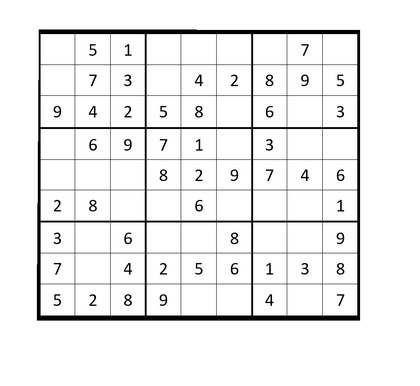
%> input picture dataset/super_easy_1.png, 420 x 386 px, shrunk from 911 x 838 before the run
$ octave start.m   (GNU Octave 9; MATLAB toolbox functions it lacks are replaced by stand-ins)
%> lines starting %> are read from the running program, lines starting %| are printed output that depends on the picture
% Get the current directory
current_directory = pwd;

% Find the last occurrence of '\' in the current directory
last_backslash_index = find(current_directory == '\', 1, 'last');

% Extract the substring up to the last '\' character
parent_directory = current_directory(1:last_backslash_index);
image_path = strcat(parent_directory, 'dataset\super_easy_1.png');

% Step 1: Read the image containing the Sudoku puzzle
image = imread(image_path);
%> image is the input picture: size 386x420x3 uint8; min 0, max 255, mean 238.5

% Step 2: Preprocess the image
gray_image = rgb2gray(image);

% Step 3: Detect corners using the Harris corner detector
corners = detectHarrisFeatures(gray_image);
%> corners = 285 points; strongest (x, y): (269, 81), (234, 239), (342, 269), (129, 300), (340, 269)

% Step 4: Find corners closest to image corners
image_size = size(image);
%> image_size = [386 420 3]
image_corners = [1, 1; 1, image_size(2); image_size(1), 1; image_size(1), image_size(2)];
%> image_corners = [1 1; 1 420; 386 1; 386 420]
num_corners = size(corners.Location, 1);
%> num_corners = 285
corner_distances = zeros(num_corners, 4);

% Compute distances between each corner and image corners
for i = 1:num_corners
    corner = corners.Location(i, :);
    for j = 1:4
        distance = norm(corner - image_corners(j, :));
        corner_distances(i, j) = distance;
    end
end
%> this loop made 285 passes
%> corner on passes 1 to 3: [38 320], [40 31], [41 35]
%> after the loop, corner_distances = 285 rows, first 8: [321.1 106.6 472.1 362.1; 49.2 391 347.3 520.6; 52.5 387.1 346.7 517; 134.1 293.7 368 451.3; 76.01 357.4 349.9 494.3; 103.5 326.6 356.9 472.6; 164.2 263.2 379 431.2; 194.4 232.6 393 413.3]

% Find the closest corner to each image corner
[~, closest_indices] = min(corner_distances, [], 1);
%> closest_indices = [2 1 284 285]

% Select the closest corners
closest_corners = corners(closest_indices);
%> closest_corners = 4 points; (x, y): (359, 32), (360, 320), (38, 320), (40, 31)

% Step 5: Visualize the detected corners on the original image
imshow(image);
hold on;
plot(closest_corners.Location(:,1), closest_corners.Location(:,2), 'ro', 'MarkerSize', 10); % Plot circles of red color with marker size 10
title('Closest Corners to Image Corners');
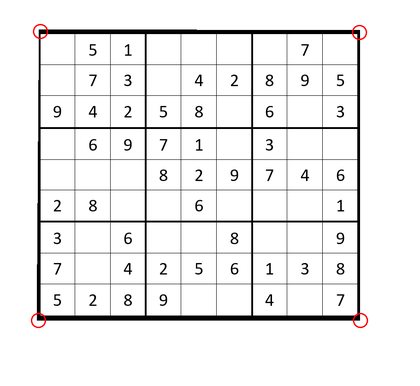
%> figure redrawn from the program's plot data; its title reads 'Closest Corners to Image Corners'
hold off;

$ run again, with dataset/easy_1.png copied over dataset/super_easy_1.png
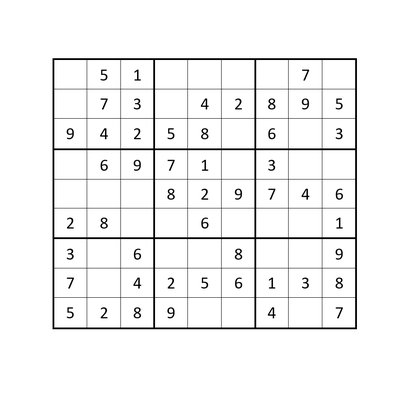
%> input picture dataset/easy_1.png, 420 x 398 px, shrunk from 959 x 909 before the run
%> image is the input picture: size 398x420x3 uint8; min 0, max 255, mean 243.8
%> corners = 251 points; strongest (x, y): (139, 313), (341, 283), (273, 104), (271, 104), (171, 195)
%> num_corners = 251
%> the loop `for i = 1:num_corners` made 251 passes
%> corner on passes 1 to 3: [55 61], [55 150], [55 239]
%> after the loop `for i = 1:num_corners`: corner_distances = 251 rows, first 8: [80.72 363 348.2 496.5; 158.5 275.3 374 436.5; 244 188.9 417.5 387.8; 331.4 106.7 473.9 355.1; 104.6 334.6 353.4 475.3; 130.2 306 361.8 455.6; 187.3 246.2 386 417.8; 215.1 218.1 400.3 401.9]
%> closest_indices = [1 4 250 251]
%> closest_corners = 4 points; (x, y): (356, 60), (356, 328), (55, 61), (55, 328)
%> `title('Closest Corners to Image Corners');`:
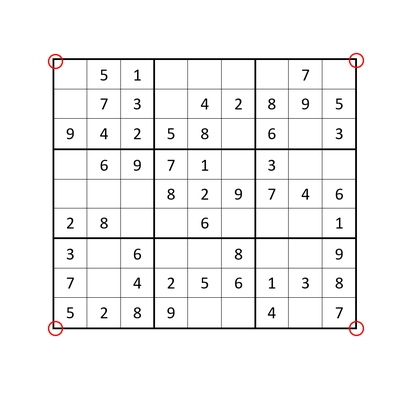
%> figure redrawn from the program's plot data; its title reads 'Closest Corners to Image Corners'

$ run again, with dataset/easy_2.png copied over dataset/super_easy_1.png
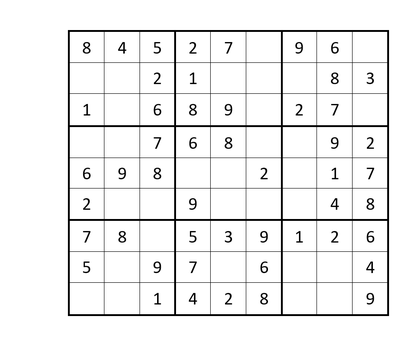
%> input picture dataset/easy_2.png, 420 x 347 px, shrunk from 909 x 751 before the run
%> image is the input picture: size 347x420x3 uint8; min 0, max 255, mean 240.7
%> corners = 279 points; strongest (x, y): (372, 204), (230, 143), (86, 48), (124, 237), (159, 174)
%> num_corners = 279
%> the loop `for i = 1:num_corners` made 279 passes
%> corner on passes 1 to 3: [70 32], [70 127], [70 220]
%> after the loop `for i = 1:num_corners`: corner_distances = 279 rows, first 8: [75.64 394.1 278.7 476.7; 143.7 301 304.3 403.2; 229.6 211.6 353.1 341.7; 321.5 125.6 418.7 296.2; 93.51 363.8 282.9 451.2; 116.4 333.4 291.2 427.1; 171.9 271.2 317.5 380.6; 200.6 241.4 333.9 359.9]
%> closest_indices = [1 4 236 247]
%> closest_corners = 4 points; (x, y): (70, 32), (70, 315), (353, 33), (353, 314)
%> `title('Closest Corners to Image Corners');`:
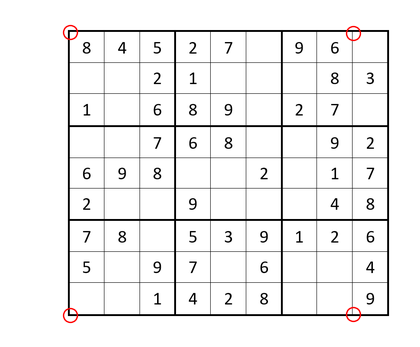
%> figure redrawn from the program's plot data; its title reads 'Closest Corners to Image Corners'

$ run again, with dataset/easy_3.png copied over dataset/super_easy_1.png
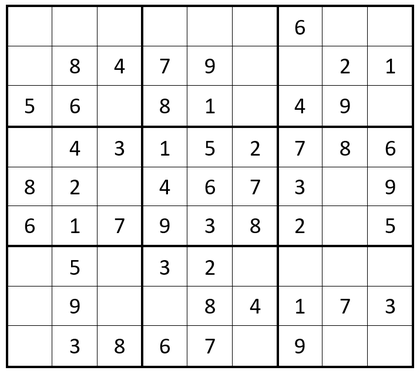
%> input picture dataset/easy_3.png, 420 x 374 px, shrunk from 715 x 637 before the run
%> image is the input picture: size 374x420x3 uint8; min 0, max 255, mean 233.7
%> corners = 363 points; strongest (x, y): (77, 66), (122, 346), (32, 187), (212, 306), (167, 106)
%> num_corners = 363
%> the loop `for i = 1:num_corners` made 363 passes
%> corner on passes 1 to 3: [8 7], [8 367], [9 47]
%> after the loop `for i = 1:num_corners`: corner_distances = 363 rows, first 8: [9.22 413.1 366 551.8; 366.1 53.46 517.6 369.8; 46.69 373.1 367.9 521.9; 85.38 334.1 374.8 494.8; 127.3 292.1 386.5 467.4; 167.2 252.1 401.4 443.5; 205.2 214.1 418.6 423.1; 245.1 174.2 439.6 404.4]
%> closest_indices = [1 2 319 330]
%> closest_corners = 4 points; (x, y): (8, 367), (8, 7), (368, 8), (368, 365)
%> `title('Closest Corners to Image Corners');`:
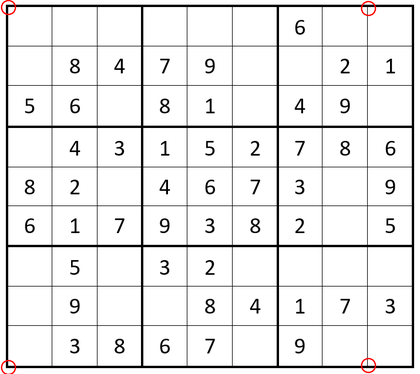
%> figure redrawn from the program's plot data; its title reads 'Closest Corners to Image Corners'
